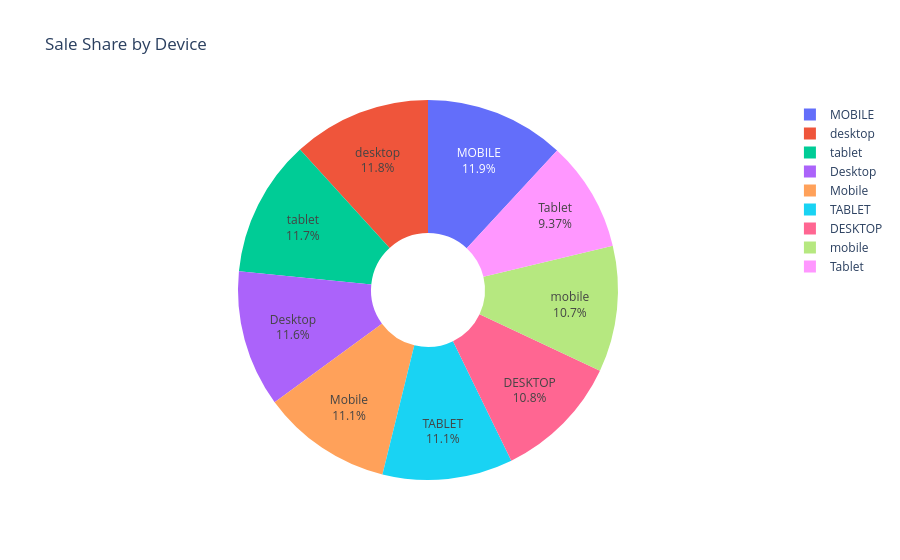

The notebook cell saved with this chart:
### Markdown cell above
<h2 style="color:green;font-size:20px";>Sales Share by Device(Pie Chart)</h2>

### Code cell
sales_by_device=df.groupby('Device')['Sale_Amount'].sum().reset_index()
fig=px.pie(sales_by_device,values='Sale_Amount',names='Device',title='Sale Share by Device',hole=0.3)
fig.update_traces(textinfo='percent+label')
fig.show()

### Figure 1 — Plotly figure (JSON) as saved in the notebook; plotly's stock layout.template omitted (floating-point values rounded to 4 significant figures)
{"data": [{"domain": {"x": [0, 1], "y": [0, 1]}, "hole": 0.3, "hovertemplate": "Device=%{label}<br>Sale_Amount=%{value}<extra></extra>", "labels": ["DESKTOP", "Desktop", "MOBILE", "Mobile", "TABLET", "Tablet", "desktop", "mobile", "tablet"], "legendgroup": "", "name": "", "showlegend": true, "textinfo": "percent+label", "type": "pie", "values": [420300.0, 452800.0, 463100.0, 432300.0, 431700.0, 365000.0, 458600.0, 418300.0, 454400.0]}], "layout": {"legend": {"tracegroupgap": 0}, "title": {"text": "Sale Share by Device"}}}
